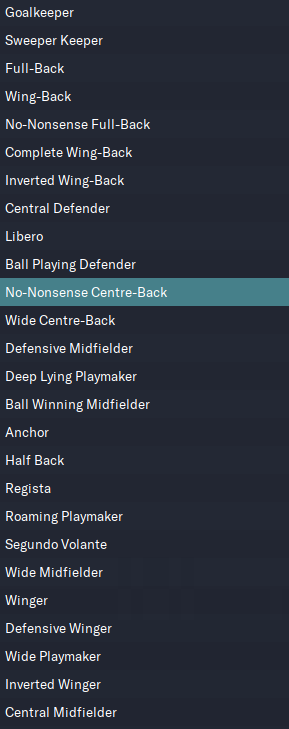
#> input picture data/img/roles1of2.bmp, 289 x 729 px
$ python roles_from_jpg_extractor.py
#> lines starting #> are read from the running program, lines starting #| are printed output that depends on the picture
import pytesseract
from PIL import Image, ImageEnhance, ImageFilter

# Ensure the tesseract executable is in your PATH, or specify the location
# For example: pytesseract.pytesseract.tesseract_cmd = r'C:\Program Files\Tesseract-OCR\tesseract.exe'
pytesseract.pytesseract.tesseract_cmd = r'C:\Users\alexa\AppData\Local\Programs\Tesseract-OCR\tesseract.exe'

def preprocess_image(image_path):
    """
    Preprocess the image to improve OCR accuracy.

    Args:
        image_path (str): The path to the image file.

    Returns:
        Image: Preprocessed image.
    """
#> called with image_path = 'data/img/roles1of2.bmp'
    img = Image.open(image_path)
#> img is the input picture: PIL image 289x729 RGB; mean R, G, B 43.2, 49.5, 61
    img = img.convert('L')  # Convert to grayscale
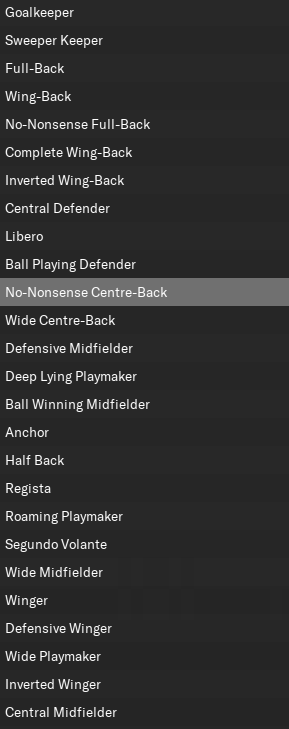
#> img: PIL image 289x729 L; min 37, max 255, mean 48.9
    img = img.filter(ImageFilter.SHARPEN)  # Apply sharpening filter
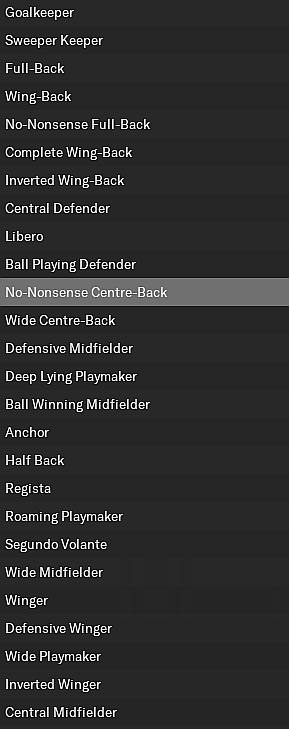
#> img: PIL image 289x729 L; min 0, max 255, mean 47.9
    enhancer = ImageEnhance.Contrast(img)
    img = enhancer.enhance(5)  # Increase contrast significantly
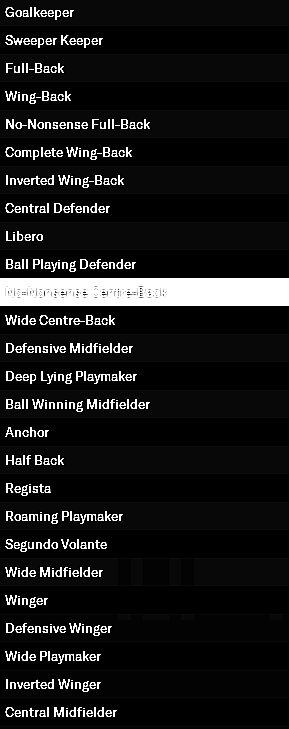
#> img: PIL image 289x729 L; min 0, max 255, mean 24.5
    return img

def extract_text_from_image(image_path):
    """
    Extract text from a given image using pytesseract.

    Args:
        image_path (str): The path to the image file.

    Returns:
        str: Extracted text from the image.
    """
    img = preprocess_image(image_path)
#> (the run stopped early here; a loop or call above may not have finished)
